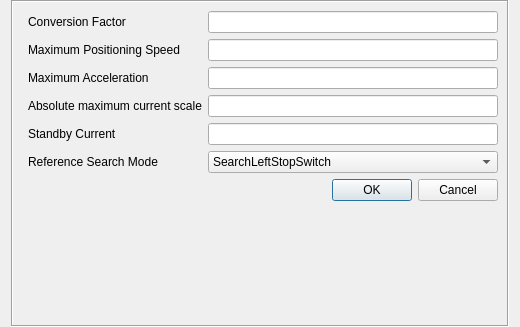
<?xml version="1.0" encoding="UTF-8"?>
<ui version="4.0">
 <class>Form</class>
 <widget class="QWidget" name="Form">
  <property name="geometry">
   <rect>
    <x>0</x>
    <y>0</y>
    <width>520</width>
    <height>327</height>
   </rect>
  </property>
  <property name="sizePolicy">
   <sizepolicy hsizetype="Preferred" vsizetype="Fixed">
    <horstretch>0</horstretch>
    <verstretch>0</verstretch>
   </sizepolicy>
  </property>
  <property name="windowTitle">
   <string>Form</string>
  </property>
  <layout class="QGridLayout" name="gridLayout">
   <property name="topMargin">
    <number>0</number>
   </property>
   <property name="bottomMargin">
    <number>0</number>
   </property>
   <item row="0" column="0">
    <widget class="QFrame" name="frame">
     <property name="frameShape">
      <enum>QFrame::Box</enum>
     </property>
     <property name="frameShadow">
      <enum>QFrame::Sunken</enum>
     </property>
     <layout class="QFormLayout" name="formLayout">
      <item row="0" column="1">
       <layout class="QGridLayout" name="gridLayout_4">
        <item row="1" column="0">
         <widget class="QLabel" name="label_max_pos_speed">
          <property name="text">
           <string>Maximum Positioning Speed</string>
          </property>
         </widget>
        </item>
        <item row="0" column="0">
         <widget class="QLabel" name="label_conversion_factor">
          <property name="text">
           <string>Conversion Factor</string>
          </property>
         </widget>
        </item>
        <item row="4" column="0">
         <widget class="QLabel" name="label_standby_current">
          <property name="text">
           <string>Standby Current</string>
          </property>
         </widget>
        </item>
        <item row="2" column="0">
         <widget class="QLabel" name="label_max_acceleration">
          <property name="text">
           <string>Maximum Acceleration</string>
          </property>
         </widget>
        </item>
        <item row="3" column="0">
         <widget class="QLabel" name="label_abs_max_current_scale">
          <property name="text">
           <string>Absolute maximum current scale</string>
          </property>
         </widget>
        </item>
        <item row="5" column="0">
         <widget class="QLabel" name="label_reference_search_mode">
          <property name="text">
           <string>Reference Search Mode</string>
          </property>
         </widget>
        </item>
        <item row="5" column="1">
         <widget class="QComboBox" name="comboBox_reference_search_mode">
          <item>
           <property name="text">
            <string>SearchLeftStopSwitch</string>
           </property>
          </item>
          <item>
           <property name="text">
            <string>SearchRightStopSwitch</string>
           </property>
          </item>
          <item>
           <property name="text">
            <string>SearchRightStopSwitchBothSides</string>
           </property>
          </item>
          <item>
           <property name="text">
            <string>SearchLeftStopSwitchBothSides</string>
           </property>
          </item>
          <item>
           <property name="text">
            <string>SearchHomeSwitchNegativeDirection</string>
           </property>
          </item>
          <item>
           <property name="text">
            <string>SearchHomeSwitchPositiveDirection</string>
           </property>
          </item>
          <item>
           <property name="text">
            <string>SearchHomeSwitchPositiveDirection2</string>
           </property>
          </item>
          <item>
           <property name="text">
            <string>SearchHomeSwitchNegativeDirection2</string>
           </property>
          </item>
         </widget>
        </item>
        <item row="0" column="1">
         <widget class="QLineEdit" name="lineEdit_conversion_factor"/>
        </item>
        <item row="1" column="1">
         <widget class="QLineEdit" name="lineEdit_max_pos_speed"/>
        </item>
        <item row="2" column="1">
         <widget class="QLineEdit" name="lineEdit_max_acceleration"/>
        </item>
        <item row="3" column="1">
         <widget class="QLineEdit" name="lineEdit_abs_max_current_scale"/>
        </item>
        <item row="4" column="1">
         <widget class="QLineEdit" name="lineEdit_standby_current"/>
        </item>
       </layout>
      </item>
      <item row="1" column="1">
       <widget class="QDialogButtonBox" name="buttonBox">
        <property name="standardButtons">
         <set>QDialogButtonBox::Cancel|QDialogButtonBox::Ok</set>
        </property>
       </widget>
      </item>
     </layout>
    </widget>
   </item>
  </layout>
 </widget>
 <resources/>
 <connections/>
</ui>
